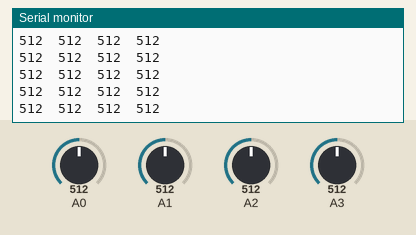
Recording of a sketch running on a simulated Arduino Uno, built with avr-gcc and run on an emulated ATmega328P. Parts: the last lines printed to the serial monitor. Inputs (shaded band) come from the test bench; at power-on: A0 = 512, A1 = 512, A2 = 512, A3 = 512.

Above: at 1.2 s.
1.3 s: A0 set to 108
At 1.9 s:
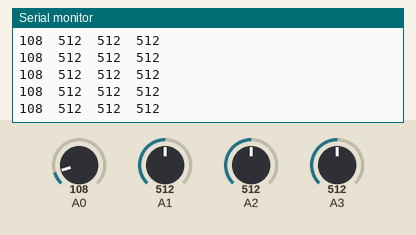
2.8 s: A0 set to 89
At 3.5 s:
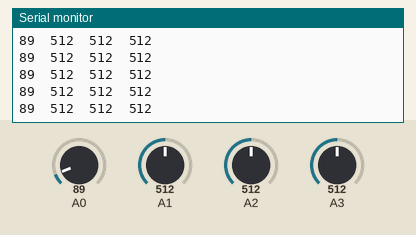
4.3 s: A1 set to 108
At 4.8 s:
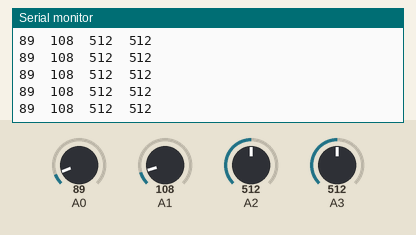
5.8 s: A1 set to 88
At 6.7 s:
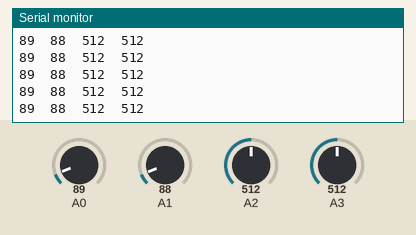
7.3 s: A2 set to 108
At 7.8 s:
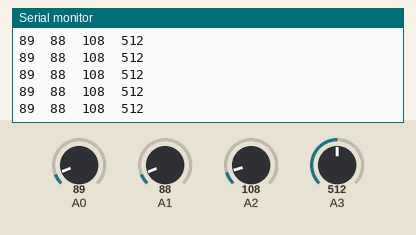
8.8 s: A2 set to 94
At 9.4 s:
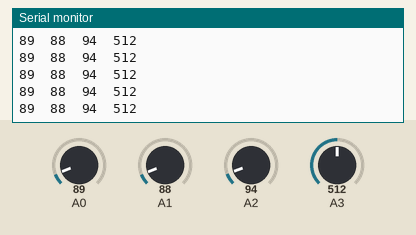
Timing chart, 0 to 11.3 s (numbered marks = the images above; inputs shaded):
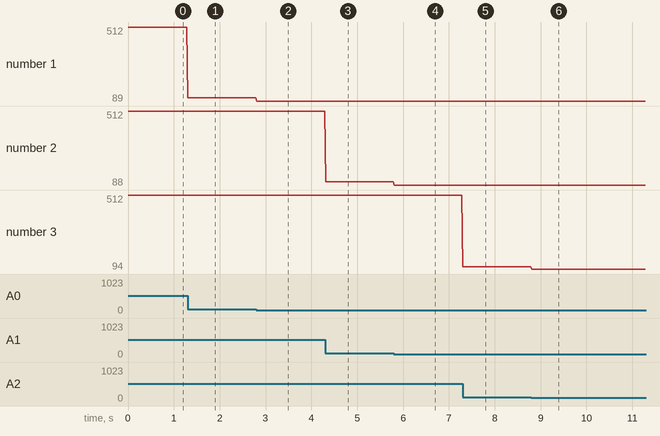

Measured:
- after the input at 1.3 s, the serial monitor: prints a new line at once (image 1)
- after the input at 2.8 s, the serial monitor: prints a new line at once (image 2)
- after the input at 4.3 s, the serial monitor: prints a new line at once (image 3)
- after the input at 5.8 s, the serial monitor: prints a new line at once (image 4)
- after the input at 7.3 s, the serial monitor: prints a new line at once (image 5)
- after the input at 8.8 s, the serial monitor: prints a new line at once (image 6)
- plotted number 1: 512 → 108 after the input at 1.3 s, 108 → 89 after the input at 2.8 s
- plotted number 2: 108 → 88 after the input at 5.8 s

The sketch:

signal_acquisition.ino
```cpp
/* * This program will run on the Arduino. It's role is to acquire the signal */

#define CHANNELS 4 // We have 4 channels
int chans[CHANNELS] = {0, 1, 2, 3};
int voltage[CHANNELS]={0, 1, 2, 3}; // Container of the analog reading
int period=20; // Delay between two measures (in ms)

void setup()
{
  Serial.begin(19200); // Initialization of serial communication
  for (int i = 0; i < CHANNELS; ++i) {
    pinMode(chans[i], INPUT);
  }
}

void loop()
{
  // Store the reading
  for (int i = 0; i < CHANNELS; ++i) {
    voltage[i] = analogRead(chans[i]);
  }

  // Print the readings on the serial link
  for (int i = 0; i< CHANNELS; ++i){
    Serial.print(voltage[i]);
      Serial.print('\t');
  }
  Serial.print('\n');
  delay(period);
}
```
